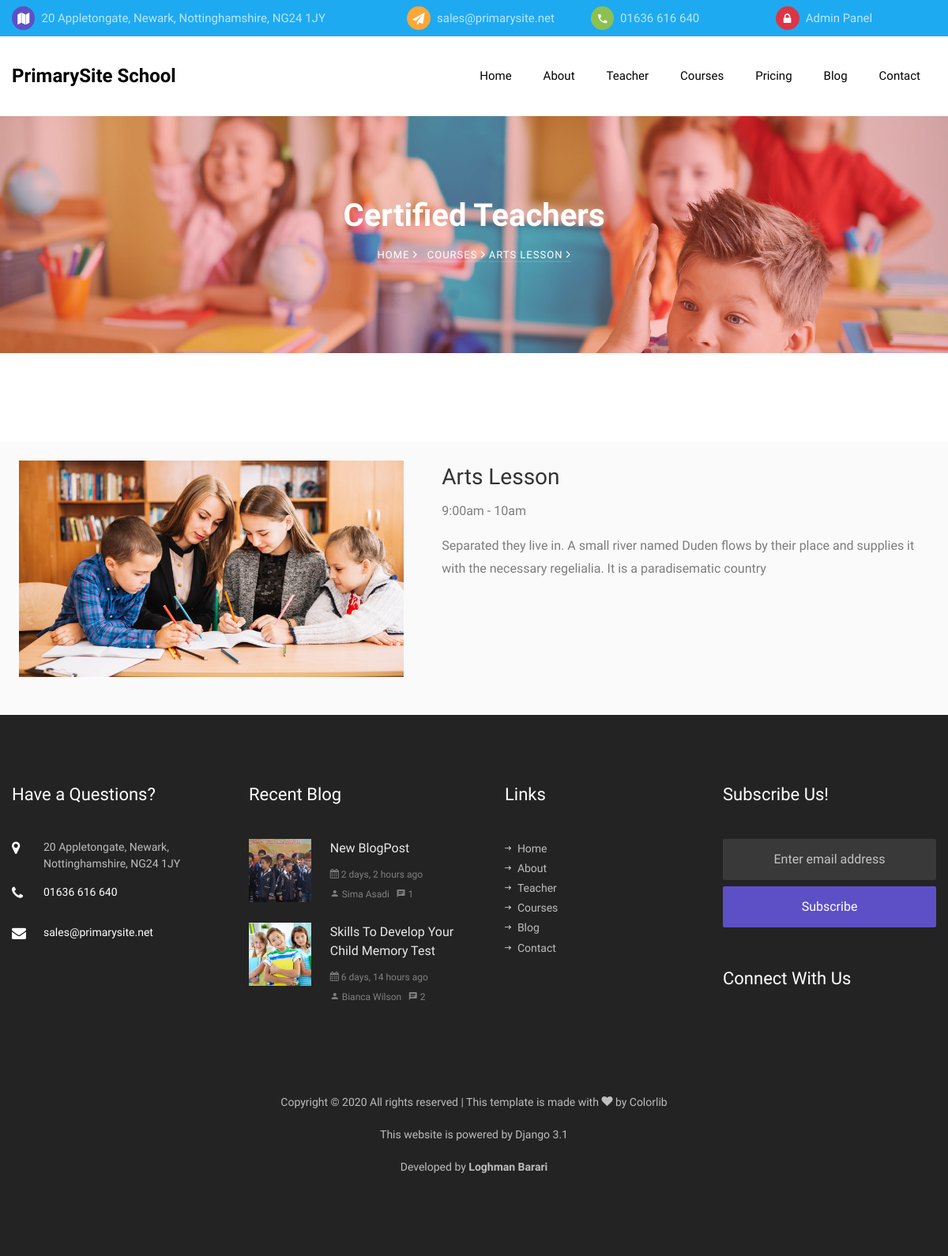
/courses/1, run on the app's committed database.
### pages/models.py (models this page shows, shortened)
class Setting(models.Model):
    class Meta:
        db_table = 'kiddos_settings'
    name = models.CharField('Name', primary_key=True,
                            max_length=50, blank=False, null=False)
    value = models.TextField('Value', blank=True, null=True)

class Course(models.Model):
    class Meta:
        db_table = 'kiddos_courses'
    name = models.CharField('Name', max_length=50, blank=False, null=False)
    class_time = models.CharField('Class Time', max_length=20, blank=False,
                                  null=False)
    short_desc = models.CharField('Short Description', max_length=256)
    active = models.BooleanField('Is Active?!', default=True)
    image = models.ImageField('Image', upload_to='images/%Y/%m/%d/',
                              validators=[validate_image_size])

class BlogPost(models.Model):
    class Meta:
        db_table = 'kiddos_blog_post'
        indexes = [
            models.Index(name='search_on_blog_pots',
                         fields=['is_published', 'title', 'short_desc']),
        ]
        ordering = ('-create_date',)
    title = models.CharField('Title', max_length=128, blank=False, null=False,
                             help_text='Enter title of blog post')
    short_desc = models.CharField('Short Description', max_length=256)
    body = models.TextField(
        'Body', help_text='HTML tags can be used to decorating the text')
    tags = models.CharField(_('Tags'), max_length=128,
                            blank=True, null=False, default='')
    image = models.ImageField('Image', upload_to='images/%Y/%m/%d/',
                              validators=[validate_image_size])
    is_published = models.BooleanField(_('Is published!'), default=True)
    author = models.ForeignKey('pages.Teacher', on_delete=models.DO_NOTHING,
                               related_name='+', null=True,
                               verbose_name=_('Author'))
    create_date = models.DateTimeField(verbose_name=_('Creation Date'),
                                       auto_now_add=True, blank=True)
    create_user = models.ForeignKey(
        settings.AUTH_USER_MODEL,
        on_delete=models.CASCADE,
        related_name='+',
        blank=True,
        null=True,
        verbose_name=_('Created by'),
    )
    @property
    def published_comments(self):
        return PostComment.objects.filter(blog_post__id=self.id,
                                          is_published=True)
    def get_absolute_url(self):
        from django.urls import reverse
        return reverse('blog-single', args=[str(self.id)])

class Teacher(models.Model):
    class Meta:
        db_table = 'kiddos_teacher'
    full_name = models.CharField(_('Full Name'), max_length=60)
    position = models.ForeignKey(TeacherPosition, on_delete=models.DO_NOTHING,
                                 related_name='+', verbose_name=_('Position'))
    short_desc = models.CharField(_('Short Description'), max_length=256)
    photo = models.ImageField(verbose_name=_('Photo'), upload_to='photos/%Y/%m/%d/',
                              null=True, blank=True,
                              validators=[validate_image_size])
    twitter = models.CharField(_('Twitter Account'), max_length=30,
                               blank=True, null=True)
    facebook = models.CharField(_('Facebook Account'), max_length=30,
                                blank=True, null=True)
    googleplus = models.CharField(_('Google+ Account'), max_length=30,
                                  blank=True, null=True)
    instagram = models.CharField(_('Instagram Account'), max_length=30,
                                 blank=True, null=True)
    is_published = models.BooleanField(_('Is published!'), default=True,
                                       null=False)
    publish_on_index = models.BooleanField(_('Is published on index page?!'),
                                           default=True, null=False)
    def __str__(self):
        return self.full_name

### pages/views.py (the view)
# urls.py: path('courses', views.courses, name='courses'),
def courses(request, id=None):
    if id is None:
        courses = models.Course.objects.filter(active=True)
        return render(request, 'pages/courses.html', {'courses': courses})
    course = get_object_or_404(models.Course, pk=id)
    return render(request, 'pages/course.html', {'course': course})

### pages/views.py (called while the page is built)
def render(request, template, data=None):
    if data is None:
        data = {}
    data.update(services.get_website_settings())
    return _render(request, template, data)

### templates/pages/course.html
{% extends 'base.html' %}
{% load static %}
{% block content %}
<section class="hero-wrap hero-wrap-2" style="background-image: url('{% static 'images/bg_2.jpg' %}');">
    <div class="overlay"></div>
    <div class="container">
        <div class="row no-gutters slider-text align-items-center justify-content-center">
            <div class="col-md-9 ftco-animate text-center">
                <h1 class="mb-2 bread">Certified Teachers</h1>
                <p class="breadcrumbs">
                    <span class="mr-2">
                        <a href="{% url 'index' %}">Home <i class="ion-ios-arrow-forward"></i></a>
                    </span>
                    <span><a href="{% url 'courses' %}">Courses <i class="ion-ios-arrow-forward"></i></a></span>
                    <span>{{ course.name }} <i class="ion-ios-arrow-forward"></i></span>
                </p>
            </div>
        </div>
    </div>
</section>
<section class="ftco-section ftco-no-pb">
    <div class="container">
        <div class="row">
            <div class=" d-flex p-4 bg-light">
                <div class="bio mr-5">
                    <img src="{{ course.image.url }}" alt="{{ course.name }}" class="img-fluid mb-4">
                </div>
                <div class="desc">
                    <h3>{{ course.name }}</h3>
                    <p>{{ course.class_time }}</p>
                    <p>{{ course.short_desc }}</p>
                </div>
            </div>
        </div>
    </div>
</section>
{% endblock %}

### templates/partials/_topbar.html
<div class="py-2 bg-primary">
    <div class="container">
        <div class="row no-gutters d-flex align-items-start align-items-center px-3 px-md-0">
            <div class="col-lg-12 d-block">
                <div class="row d-flex">
                    <div class="col-md-5 pr-4 d-flex topper align-items-center">
                        <div class="icon bg-fifth mr-2 d-flex justify-content-center align-items-center"><span
                                class="icon-map"></span></div>
                        <span class="text">{{ settings_address }}</span>
                    </div>
                    <div class="col-md pr-4 d-flex topper align-items-center">
                        <div class="icon bg-secondary mr-2 d-flex justify-content-center align-items-center"><span
                                class="icon-paper-plane"></span></div>
                        <a href="mailto:{{ settings_email }}"><span class="text">{{ settings_email }}</span></a>
                    </div>
                    <div class="col-md pr-4 d-flex topper align-items-center">
                        <div class="icon bg-tertiary mr-2 d-flex justify-content-center align-items-center"><span
                                class="icon-phone2"></span></div>
                        <span class="text">{{ settings_phone_no }}</span>
                    </div>
                    <div class="col-md pr-4 d-flex topper align-items-center">
                        <div class="icon bg-danger mr-2 d-flex justify-content-center align-items-center"><span
                                class="icon-lock"></span></div>
                        <a href="{% url 'admin:login' %}"><span class="text">Admin Panel</span></a>
                    </div>
                </div>
            </div>
        </div>
    </div>
</div>

### templates/partials/_navbar.html (shortened to what this page needs)
<nav class="navbar navbar-expand-lg navbar-dark bg-dark ftco_navbar ftco-navbar-light" id="ftco-navbar">
    <div class="container d-flex align-items-center">
        <a class="navbar-brand" href="{% url 'index' %}">{{ settings_website_name }}</a>
        <div class="collapse navbar-collapse" id="ftco-nav">
            <ul class="navbar-nav ml-auto">
                <li {% if '/' == request.path %} class="nav-item active" {% else %} class="nav-item" {% endif %}><a
                        href="{% url 'index' %}" class="nav-link pl-0">Home</a></li>
                <li {% if '/about' == request.path %} class="nav-item active" {% else %} class="nav-item" {% endif %}><a
                        href="{% url 'about' %}" class="nav-link">About</a></li>
                <li {% if '/teacher' == request.path %} class="nav-item active" {% else %} class="nav-item" {% endif %}>
                    <a href="{% url 'teachers' %}" class="nav-link">Teacher</a></li>
                <li {% if '/courses' == request.path %} class="nav-item active" {% else %} class="nav-item" {% endif %}>
                    <a href="{% url 'courses' %}" class="nav-link">Courses</a></li>
                <li {% if '/pricing' == request.path %} class="nav-item active" {% else %} class="nav-item" {% endif %}>
                    <a href="{% url 'pricing' %}" class="nav-link">Pricing</a></li>
                <li {% if '/blog' == request.path %} class="nav-item active" {% else %} class="nav-item" {% endif %}><a
                        href="{% url 'blog' %}" class="nav-link">Blog</a></li>
                <li {% if '/contact' == request.path %} class="nav-item active" {% else %} class="nav-item" {% endif %}>
                    <a href="{% url 'contact' %}" class="nav-link">Contact</a></li>
            </ul>
        </div>
    </div>
</nav>

### templates/partials/_footer.html (shortened to what this page needs)
{% load humanize %}
<footer class="ftco-footer ftco-bg-dark ftco-section">
  <div class="container">
    <div class="row mb-5">
      <div class="col-md-6 col-lg-3">
        <div class="ftco-footer-widget mb-5">
          <h2 class="ftco-heading-2">Have a Questions?</h2>
          <div class="block-23 mb-3">
            <ul>
              <li>
                <span class="icon icon-map-marker"></span>
                <span class="text">{{ settings_address }}</span>
              </li>
              <li>
                <a href="#"><span class="icon icon-phone"></span>
                  <span class="text">{{ settings_phone_no }}</span></a>
              </li>
              <li>
                <a href="#">
                  <span class="icon icon-envelope"></span>
                  <span class="text">{{ settings_email }}</span></a>
              </li>
            </ul>
          </div>
        </div>
      </div>
      <div class="col-md-6 col-lg-3">
        <div class="ftco-footer-widget mb-5">
          <h2 class="ftco-heading-2">Recent Blog</h2>
          {% if latest_blog_posts %} {% for blog_post in latest_blog_posts %}
          <div class="block-21 mb-4 d-flex">
            <a href="{% url 'blog-single' blog_post.id %}" class="blog-img mr-4"
              style="background-image: url('{{ blog_post.image.url }}');"></a>
            <div class="text">
              <h3 class="heading">
                <a href="{% url 'blog-single' blog_post.id %}">
                  {{ blog_post.title }}</a></h3>
              <div class="meta">
                <div>
                  <a href="#">
                    <span class="icon-calendar"></span>
                    {{ blog_post.create_date|naturaltime }}</a>
                </div>
                <div>
                  <a href="{% url 'teacher' blog_post.author.id %}"><span class="icon-person"></span>
                    {{ blog_post.author }}</a>
                </div>
                <div>
                  <a href="{{ blog_post.get_absolute_url }}">
                    <span class="icon-chat"></span> {{ blog_post.published_comments.count }}</a>
                </div>
              </div>
            </div>
          </div>
          {% endfor %} {% else %}
          <h3>No recent post found!</h3>
          {% endif %}
        </div>
      </div>
      <div class="col-md-6 col-lg-3">
        <div class="ftco-footer-widget mb-5 ml-md-4">
          <h2 class="ftco-heading-2">Links</h2>
          <ul class="list-unstyled">
            <li>
              <a href="{% url 'index' %}"><span class="ion-ios-arrow-round-forward mr-2"></span>Home</a>
            </li>
            <li>
              <a href="{% url 'about' %}"><span class="ion-ios-arrow-round-forward mr-2"></span>About</a>
            </li>
            <li>
              <a href="{% url 'teachers' %}"><span class="ion-ios-arrow-round-forward mr-2"></span>Teacher</a>
            </li>
            <li>
              <a href="{% url 'courses' %}"><span class="ion-ios-arrow-round-forward mr-2"></span>Courses</a>
            </li>
            <li>
              <a href="{% url 'blog' %}"><span class="ion-ios-arrow-round-forward mr-2"></span>Blog</a>
            </li>
            <li>
              <a href="{% url 'contact' %}"><span class="ion-ios-arrow-round-forward mr-2"></span>Contact</a>
            </li>
          </ul>
        </div>
      </div>
      <div class="col-md-6 col-lg-3">
        <div class="ftco-footer-widget mb-5">
          <h2 class="ftco-heading-2">Subscribe Us!</h2>
          <form action="{% url 'subscribe-me' %}" method="POST" class="subscribe-form">
            <div class="form-group">
              <input type="email" name="email" required class="form-control mb-2 text-center"
                placeholder="Enter email address" />
              <input type="submit" value="Subscribe" class="form-control submit px-3" />
            </div>
          </form>
        </div>
        <div class="ftco-footer-widget mb-5">
          <h2 class="ftco-heading-2 mb-0">Connect With Us</h2>
          <ul class="ftco-footer-social list-unstyled float-md-left float-lft mt-3">
          </ul>
        </div>
      </div>
    </div>
    <div class="row">
      <div class="col-md-12 text-center">
        <p>
          Copyright &copy;
          All rights reserved | This template is made with
          <i class="icon-heart" aria-hidden="true"></i> by
          <a href="https://colorlib.com" target="_blank">Colorlib</a>
        </p>
        <p>This website is powered by Django 3.1</p>
        <p>
          Developed by
          <b><a href="https://ir.linkedin.com/in/loghman-barari-13095724" target="_blank">Loghman Barari</a>
          </b>
        </p>
      </div>
    </div>
  </div>
</footer>

### kiddos/static/css/icomoon.css (style rules this page uses)
[class^="icon-"], [class*=" icon-"] { font-family: 'icomoon' !important; speak: none; font-style: normal; font-weight: normal; font-variant: normal; text-transform: none; line-height: 1; -webkit-font-smoothing: antialiased; -moz-osx-font-smoothing: grayscale; }
.icon-heart:before { content: "\f004"; }
.icon-lock:before { content: "\f023"; }
.icon-map-marker:before { content: "\f041"; }
.icon-calendar:before { content: "\f073"; }
.icon-phone:before { content: "\f095"; }
.icon-envelope:before { content: "\f0e0"; }
.icon-paper-plane:before { content: "\f1d8"; }
.icon-map:before { content: "\f279"; }
.icon-phone2:before { content: "\e0cd"; }
.icon-chat:before { content: "\e0b7"; }
.icon-person:before { content: "\e7fd"; }

### data on the page
Setting: value "20 Appletongate, Newark, Nottinghamshire, NG24 1JY"
Setting: value "sales@primarysite.net"
Setting: value "01636 616 640"
Setting: value "PrimarySite School"
Course: name "ARTS LESSON", image (picture), name "Arts Lesson", class_time "9:00am - 10am", short_desc "Separated they live in. A small river named Duden flows by their place and supplies it with the necessary regelialia. It is a paradisematic country"
BlogPost: image (picture), title "New BlogPost", create_date "2 days, 2 hours ago", author "Sima Asadi", published_comments.count "1"
BlogPost: image (picture), title "Skills To Develop Your Child Memory Test", create_date "6 days, 14 hours ago", author "Bianca Wilson", published_comments.count "2"
